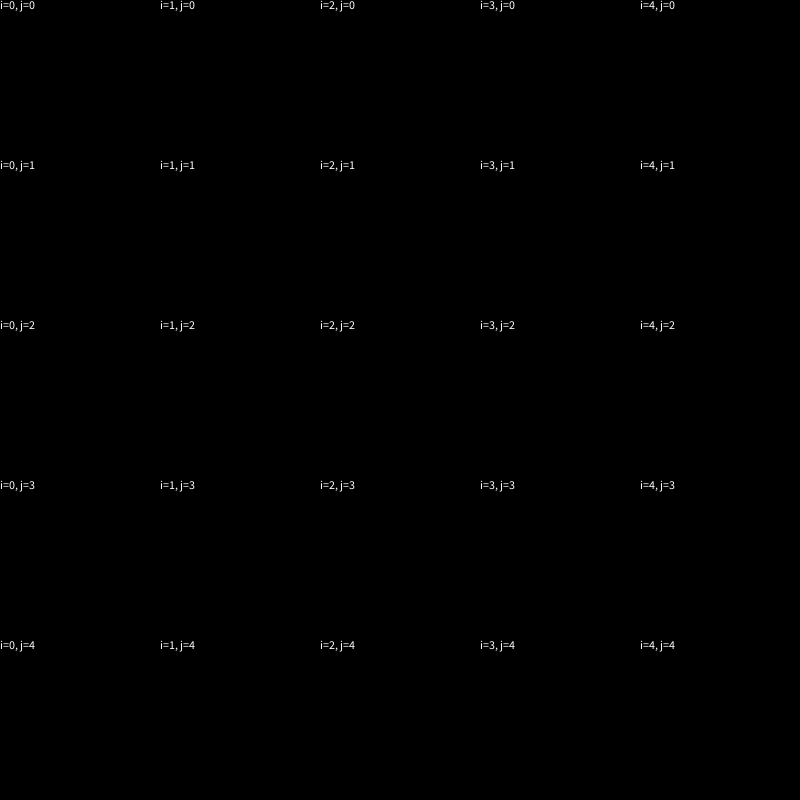
Frame 1 (no input)
Frame 60 (the mouse pressed at the canvas centre just before this capture): identical to frame 1, image omitted
Frame 120 (the mouse held since frame 60 and released just before this capture): identical to frame 1, image omitted

The Processing sketch that drew this single still picture (run headless with seeded random() and noise(); from frame 60 on, the mouse is pressed at the canvas centre):

// Processing sketch: codeweek6_hw_sketch1
// ── codeweek6_hw_sketch1.pde

// Code 1 FA_18
// Bryan Ma

// 2d arrays part 1

// this code uses a 2d array to hold strings showing the value of the i and j values
//  in the nested loop used to count through the arrays. the draw loop prints those
//  strings directly to the canvas with the text() function. use this as a guide to 
//  visually understand what's happening as we loop through the 2d array.

// experiment with changing the size of the 2d array and displaying different values
//  in the draw loop, then move on to the next sketch.

int gridW = 5;
int gridH = 5;

String[][] my2dArray = new String[gridW][gridH];

void setup() {
  size(800, 800);
  textAlign(LEFT, TOP);
  noFill();
  stroke(255);
  for (int i = 0; i < gridW; i++) {
    for (int j = 0; j < gridH; j++) {
      my2dArray[i][j] = "i=" + i + ", j=" + j;
    }
  }
}

void draw() {
  background(0);
  for (int i = 0; i < gridW; i++) {
    for (int j = 0; j < gridH; j++) {
      text(my2dArray[i][j], i * width/gridW, j * height/gridH);
    }
  }
}
